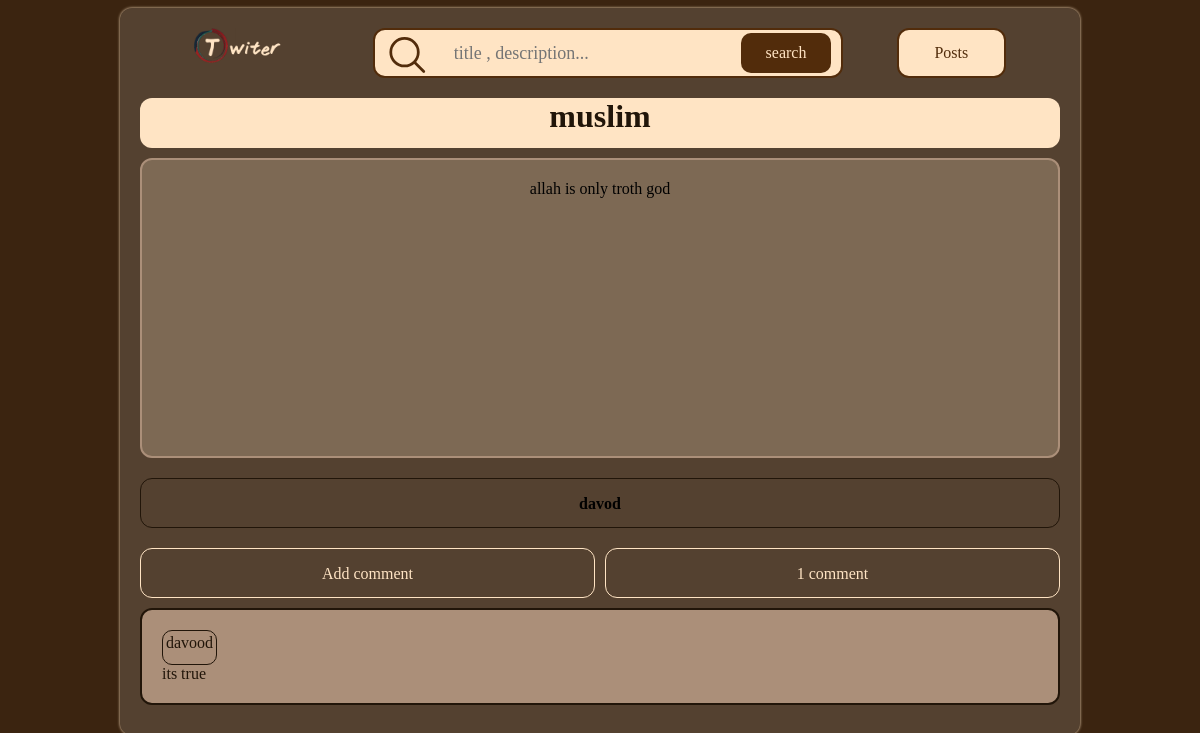
/blog/post/23/, run on the app's committed database.
### blog/models.py (models this page shows, shortened)
class Post(models.Model):
    class PublishedManager(models.Manager):
        def get_queryset(self):
            return super().get_queryset().filter(status=Post.Status.PUBLISHED)
    class Status(models.TextChoices):
        DRAFT = ("draft", "Draft")
        REJECTED = ("rejected", "Rejected")
        PUBLISHED = ("published", "Published")
    auther = models.ForeignKey(User, on_delete=models.CASCADE, related_name="posts")
    title = models.CharField(max_length=250)
    description = models.TextField()
    slug = models.CharField(max_length=250)
    publish = models.DateTimeField(default=timezone.now)
    create = models.DateTimeField(auto_now_add=True)
    update = models.DateTimeField(auto_now=True)
    objects = models.Manager()
    published = PublishedManager()
    status = models.CharField(max_length=250, choices=Status.choices, default=Status.DRAFT)
    class Meta:
        ordering = ['-publish']
        indexes = [
            models.Index(fields=['-publish']),
        ]

class Comment(models.Model):
    post = models.ForeignKey(Post, on_delete=models.CASCADE, related_name='comments')
    status = models.BooleanField(default=False)
    auther = models.CharField(max_length=250)
    text = models.TextField(max_length=500)
    create = models.DateTimeField(auto_now_add=True)
    class Meta:
        ordering = ['create']
        indexes = [
            models.Index(fields=['create'])
        ]

### blog/views.py (the view)
# urls.py: path('post/<int:id>/', views.post_detail, name="post_detail"),
def post_detail(request, id):
    post = get_object_or_404(Post, id=id)
    comment_form = CommentForm()
    comments = post.comments.filter(status=True)
    user_login = request.user
    same_person = (post.auther_id == user_login)
    context = {
        'post': post,
        'comments': comments,
        'comment_form': comment_form,
        'same_person': same_person,
    }
    return render(request, "blog/post_detail.html", context)

### blog/forms.py
class CommentForm(forms.ModelForm):
    class Meta:
        model = Comment
        fields = ['auther', 'text']
        widgets = {
            'auther': forms.TextInput(attrs={'class': 'add-comment-auther'}),
            'text': forms.Textarea(attrs={'class': 'add-comment-text'}),
        }

### blog/templates/blog/post_detail.html (shortened to what this page needs)
{% extends "parent/base_template.html" %}
{% block content%}
    <div class="post-tools">
        <h1 class="post-title">{{ post.title }}</h1>
    </div>
    <div class="post-description">
    <p>{{ post.description }}</p>
    </div>
    <h4 class="auther">{{ post.auther }}</h4>
    <div class="ccac">
        {% with comments.count as c_count %}
        <a href="{% url 'blog:add_comment' post.id%}" class="add-comment">Add comment</a>
        <p class="c_count">{{ c_count }} comment{{ c_count|pluralize }}</p>
        {% endwith %}
    </div>
    {% for comment in comments %}
        <div class="comments">
        <p class="p-auther">{{ comment.auther }}</p>
        <p class="p-text">{{ comment.text|linebreaks }}</p>
        </div>
    {% empty %}
        <p class="empty">there is no comments</p>
    {% endfor %}
{% endblock %}

### blog/static/css/base.css (style rules this page uses)
* { font-family: "Comic Sans MS", serif; transition: all ease 200ms; box-sizing: border-box; }
body { background-color: #3b2410; }
a { text-decoration: none; display: block; }
p { margin: 0; }
.post-title { margin: 0 auto 10px; height: 50px; text-align: center; border-radius: 12px; background-color: bisque; color: #211509; }
.post-description { width: 100%; min-height: 300px; margin: 0 auto; border: 2px solid #ab8f79; background-color: rgba(255, 228, 196, 0.24); text-align: center; border-radius: 12px; padding: 20px; }
.auther { margin: 20px auto; height: 50px; text-align: center; border-radius: 12px; line-height: 50px; border: 1px solid #211509; }
.ccac { display: flex; justify-content: space-evenly; gap: 10px; }
.c_count { margin: 0 auto; height: 50px; text-align: center; line-height: 50px; color: bisque; border: 1px solid bisque; border-radius: 12px; width: 50%; }
.add-comment { margin: 0 auto; height: 50px; text-align: center; line-height: 50px; color: bisque; border: 1px solid bisque; border-radius: 12px; width: 50%; }
.comments { height: fit-content; width: 100%; border: #211509 2px solid; border-radius: 12px; background-color:#ab8f79; color: #211509; padding: 20px; margin: 10px auto; }
.p-auther { border-radius: 10px; border: #211509 1px solid; padding: 3px; width: fit-content; height: 35px; }
.post-tools { position: relative; }

### data on the page
Post: title "muslim", description "allah is only troth god", auther "davod"
Comment: auther "davood", text "its true"

### other printed values
{{ c_count }} "1"
